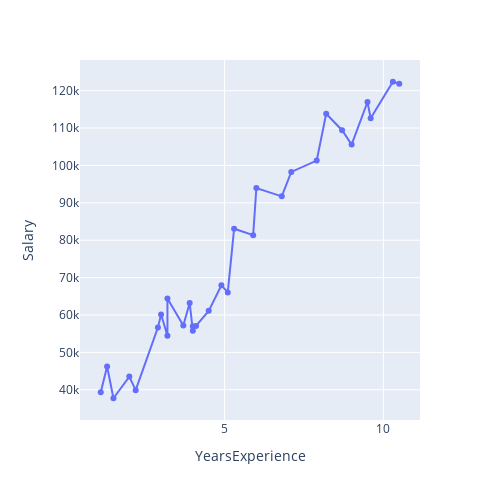

Here is the notebook cell this chart was saved with:
### Code cell
fig = px.line(data,x="YearsExperience", y="Salary",markers=True,width=500, height=500)
fig.show()

### Figure 1 — Plotly figure (JSON) as saved in the notebook; plotly's stock layout.template omitted (floating-point values rounded to 4 significant figures)
{"data": [{"hovertemplate": "YearsExperience=%{x}<br>Salary=%{y}<extra></extra>", "legendgroup": "", "line": {"color": "#636efa", "dash": "solid"}, "marker": {"symbol": "circle"}, "mode": "lines+markers", "name": "", "orientation": "v", "showlegend": false, "type": "scatter", "x": [1.1, 1.3, 1.5, 2, 2.2, 2.9, 3, 3.2, 3.2, 3.7, 3.9, 4, 4, 4.1, 4.5, 4.9, 5.1, 5.3, 5.9, 6, 6.8, 7.1, 7.9, 8.2, 8.7, 9, 9.5, 9.6, 10.3, 10.5], "xaxis": "x", "y": [39343, 46205, 37731, 43525, 39891, 56642, 60150, 54445, 64445, 57189, 63218, 55794, 56957, 57081, 61111, 67938, 66029, 83088, 81363, 93940, 91738, 98273, 101302, 113812, 109431, 105582, 116969, 112635, 122391, 121872], "yaxis": "y"}], "layout": {"height": 500, "legend": {"tracegroupgap": 0}, "margin": {"t": 60}, "width": 500, "xaxis": {"anchor": "y", "domain": [0, 1], "title": {"text": "YearsExperience"}}, "yaxis": {"anchor": "x", "domain": [0, 1], "title": {"text": "Salary"}}}}
